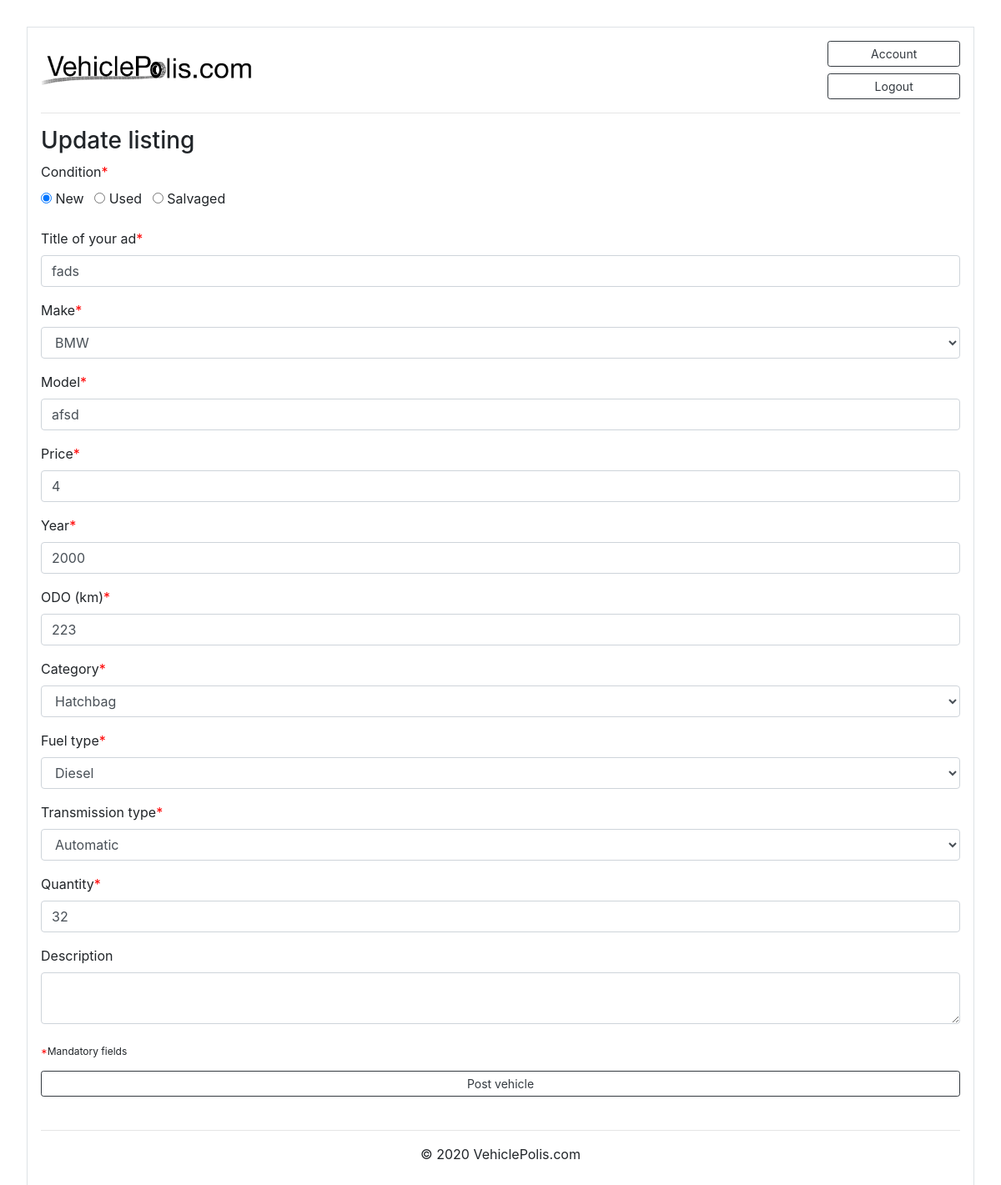
The page /item_details/13/update (signed in) on the database its author committed.
### marketplace/models.py (models this page shows, shortened)
class Post(db.Model):
    id = db.Column(db.Integer, primary_key=True)
    condition = db.Column(db.String(100), nullable=False)
    title = db.Column(db.String(100), nullable=False)
    make = db.Column(db.String(100), nullable=False)
    model = db.Column(db.String(100), nullable=False)
    price = db.Column(db.Integer(), nullable=False)
    year = db.Column(db.Integer(), nullable=False)
    ODO = db.Column(db.Integer(), nullable=False)
    category = db.Column(db.String(100), nullable=False)
    fuel = db.Column(db.String(100), nullable=False)
    transmission = db.Column(db.String(100), nullable=False)
    quantity = db.Column(db.Integer(), nullable=False)
    date_posted = db.Column(db.DateTime, nullable=False, default=datetime.now)
    description = db.Column(db.Text, nullable=True)
    image_file = db.Column(db.String(20), nullable=False, default='default.png')
    user_id = db.Column(db.Integer, db.ForeignKey('user.id'), nullable=False)
    orders = db.relationship('Order', backref='item', lazy=True)
    reviews = db.relationship('Review', backref='item', lazy=True)

### marketplace/routes.py (the view)
@current_app.route("/item_details/<int:post_id>/update", methods=['GET','POST'])
@login_required
def update_post(post_id):
    searchform = SearchForm()
    post = Post.query.get_or_404(post_id)
    if post.author != current_user:
        abort(403)
    form = PostForm()
    if form.validate_on_submit():
        post.title = form.title.data
        post.make = form.make.data
        post.condition = form.condition.data
        post.model = form.model.data
        post.price = form.price.data
        post.year = form.year.data
        post.ODO = form.ODO.data
        post.category = form.category.data
        post.fuel = form.fuel.data
        post.transmission = form.transmission.data
        post.description = form.description.data
        post.quantity = form.quantity.data
        db.session.commit()
        flash('Your listing has been updated!', 'success')
        return redirect(url_for('post', post_id=post.id))
    elif request.method == 'GET':
        form.title.data = post.title
        form.make.data = post.make
        form.condition.data = post.condition
        form.model.data = post.model
        form.price.data = post.price
        form.year.data = post.year
        form.ODO.data = post.ODO
        form.category.data = post.category
        form.fuel.data = post.fuel
        form.transmission.data = post.transmission
        form.quantity.data = post.quantity
        form.description.data = post.description
    return render_template('add_item.html', searchform=searchform, form=form, legend='Update listing')

### marketplace/forms.py
class SearchForm(FlaskForm):
    text = StringField('Search')
    submit = SubmitField('Search')

### marketplace/models.py (called while the page is built)
@login_manager.user_loader
def load_user(user_id):
    return User.query.get(int(user_id))

### marketplace/templates/add_item.html (shortened to what this page needs)
{% extends "base.html" %}
{% block content %}
<div class="row">
  <div class="col-xl-12">
  <h3 class="mb-2"> {{ legend }}</h3>
<form method="POST" action="" enctype="multipart/form-data">
  <fieldset class="form-group">
    <div class="form-group">
      {{ form.condition.label }}<font color="red">*</font><br>
      {% for radio in form.condition %}
          {{ radio }}
          {{ radio.label(class="mr-2")}}
      {% endfor %}
    </div>
    <div class="form-group">
      {{ form.title.label }}<font color="red">*</font><br>
      {% if form.title.errors %}
          {{ form.title(class="form-control is-invalid") }}
          <div class="invalid-feedback">
              {% for error in form.title.errors %}
                  <span>{{ error }}</span>
              {% endfor %}
          </div>
      {% else %}
          {{ form.title(class="form-control", placeholder="Enter title of your listing") }}
      {% endif %}
    </div>
    <div class="form-group">
      {{ form.make.label }}<font color="red">*</font>
      <br>
      {{ form.make(class="form-control") }}
    </div>
    <div class="form-group">
      {{ form.model.label }}<font color="red">*</font>
      {% if form.model.errors %}
          {{ form.model(class="form-control is-invalid") }}
          <div class="invalid-feedback">
              {% for error in form.model.errors %}
                  <span>{{ error }}</span>
              {% endfor %}
          </div>
      {% else %}
          {{ form.model(class="form-control", placeholder="Enter model") }}
      {% endif %}
    </div>
    <div class="form-group">
      {{ form.price.label }}<font color="red">*</font>
      {% if form.price.errors %}
          {{ form.price(class="form-control is-invalid") }}
          <div class="invalid-feedback">
              {% for error in form.price.errors %}
                  <span>{{ error }}</span>
              {% endfor %}
          </div>
      {% else %}
          {{ form.price(class="form-control", placeholder="Enter price in AUD") }}
      {% endif %}
    </div>
    <div class="form-group">
      {{ form.year.label }}<font color="red">*</font>
      {% if form.year.errors %}
          {{ form.year(class="form-control is-invalid") }}
          <div class="invalid-feedback">
              {% for error in form.year.errors %}
                  <span>{{ error }}</span>
              {% endfor %}
          </div>
      {% else %}
          {{ form.year(class="form-control", placeholder="Enter year of manufacture") }}
      {% endif %}
    </div>
    <div class="form-group">
      {{ form.ODO.label }}<font color="red">*</font>
      {% if form.ODO.errors %}
          {{ form.ODO(class="form-control is-invalid") }}
          <div class="invalid-feedback">
              {% for error in form.ODO.errors %}
                  <span>{{ error }}</span>
              {% endfor %}
          </div>
      {% else %}
          {{ form.ODO(class="form-control", placeholder="Enter ODO in km") }}
      {% endif %}
    </div>
    <div class="form-group">
      {{ form.category.label(class="form-control-label") }}<font color="red">*</font>
      <br>
      {{ form.category(class="form-control") }}
    </div>
    <div class="form-group">
      {{ form.fuel.label(class="form-control-label") }}<font color="red">*</font>
      <br>
      {{ form.fuel(class="form-control") }}
    </div>
    <div class="form-group">
      {{ form.transmission.label(class="form-control-label") }}<font color="red">*</font>
      <br>
      {{ form.transmission(class="form-control") }}
    </div>
    <div class="form-group">
      {{ form.quantity.label(class="form-control-label") }}<font color="red">*</font>
      {% if form.quantity.errors %}
          {{ form.quantity(class="form-control is-invalid") }}
          <div class="invalid-feedback">
              {% for error in form.quantity.errors %}
                  <span>{{ error }}</span>
              {% endfor %}
          </div>
      {% else %}
          {{ form.quantity(class="form-control", placeholder="Enter quantity") }}
      {% endif %}
    </div>
    <div class="form-group">
      {{ form.description.label(class="form-control-label") }}
      {% if form.description.errors %}
          {{ form.description(class="form-control is-invalid") }}
          <div class="invalid-feedback">
              {% for error in form.description.errors %}
                  <span>{{ error }}</span>
              {% endfor %}
          </div>
      {% else %}
          {{ form.description(class="form-control") }}
      {% endif %}
    </div>
  </fieldset>
  <div class="mt-n3"><sub><font color="red">*</font>Mandatory fields</sub></div>
  <div class="form-group mt-3">
      {{ form.submit(class="btn btn-outline-dark btn-block btn-sm")}}
  </div>
</form>
{% endblock content %}

### marketplace/static/CSS/styles.css (style rules this page uses)
body { margin:2rem; }

### rows shown on the page
Post: title "fads", make "BMW", model "afsd", price "4", year "2000", ODO "223", category "Hatchbag", fuel "Diesel", transmission "Automatic", quantity "32"

### other values the page prints
{{ legend }} "Update listing"
{{ radio.label(class="mr-2") }} "New" "Used" "Salvaged"
